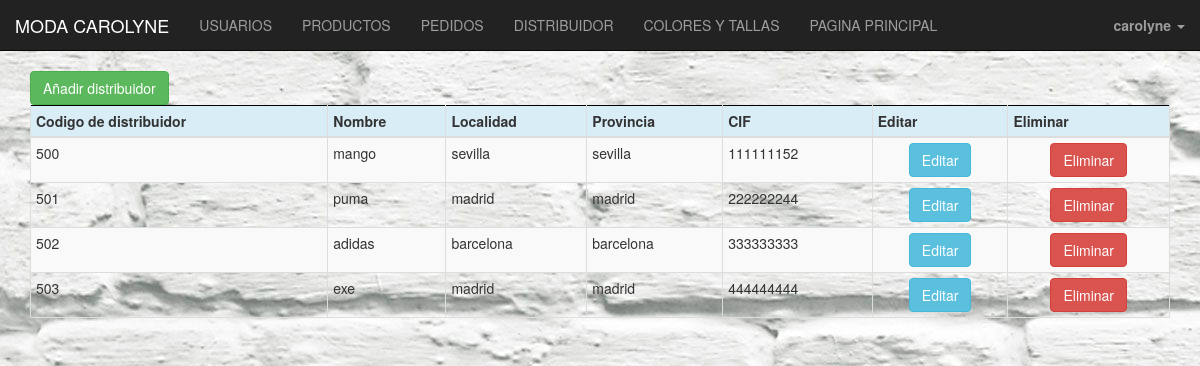
The page /administrador/distribuidor.php (signed in) on the database as committed earlier.
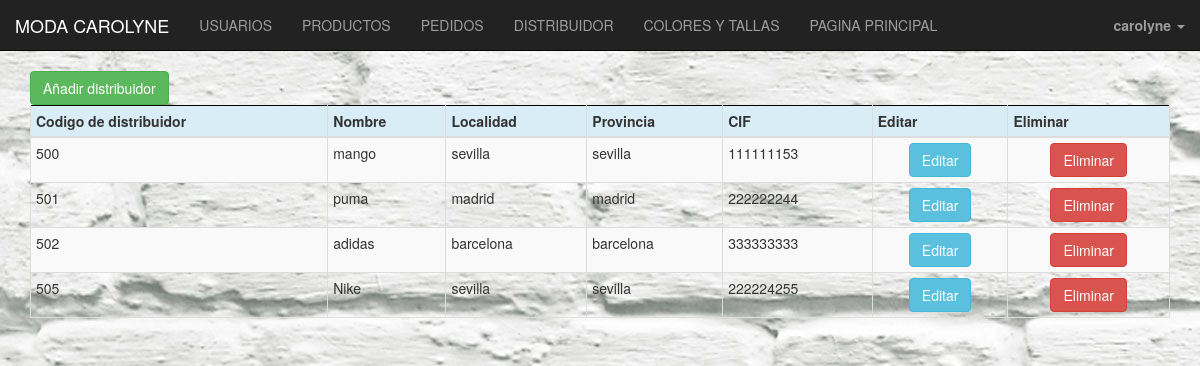
The same page on the database as committed later.
### tables this page shows
CREATE TABLE IF NOT EXISTS `distribuidor` (
  `coddistribuidor` int(6) NOT NULL AUTO_INCREMENT,
  `nombre` varchar(35) NOT NULL,
  `localidad` varchar(45) NOT NULL,
  `provincia` varchar(45) NOT NULL,
  `cif` varchar(9) NOT NULL,
  PRIMARY KEY (`coddistribuidor`)
);

### administrador/distribuidor.php (the view, shortened to what this page needs)
<?php
  include_once("../plantilla/db_configuration.php");
?>
<!DOCTYPE html>
<html>
  <head>
      <link rel="stylesheet" href="http://maxcdn.bootstrapcdn.com/bootstrap/3.3.5/css/bootstrap.min.css">
      <link rel="stylesheet" href="../css/administrador.css">
</head>
  <body>
    <?php
        include "../plantilla/cabeceradmin.php"
    ?>
    <?php
      $connection = new mysqli($db_host, $db_user, $db_password, $db_name);
      $connection->set_charset("utf8");
      if ($result = $connection->query("SELECT * FROM distribuidor;")) {
      ?>
    <div class="container">
          <table style="border:1px solid black" class="table table-striped table-bordered table-hover table-condensed">
          <thead>
            <tr class="info" >
              <th>Codigo de distribuidor</th>
              <th>Nombre</th>
              <th>Localidad</th>
              <th>Provincia</th>
              <th>CIF</th>
              <th>Editar</th>
              <th>Eliminar</th>
          </thead>
      <?php
          while($obj = $result->fetch_object()) {
              echo "<tr>";
              echo "<td>".$obj->coddistribuidor."</td>";
              echo "<td>".$obj->nombre."</td>";
              echo "<td>".$obj->localidad."</td>";
              echo "<td>".$obj->provincia."</td>";
              echo "<td>".$obj->cif."</td>";
              echo "<td><center><a href='editardistribuidor.php?id=$obj->coddistribuidor'><button type='button' class='btn btn-info'>Editar</button></a></center></td>";
              echo "<td><center><a href='eliminardistribuidor.php?id=$obj->coddistribuidor'><button type='button' class='btn btn-danger'>Eliminar</button></a></center></td>";
              echo "</tr>";
          }
      }
    ?>
    </div>
    <a href="agregadistribuidor.php"><button type='button' class='btn btn-success'>Añadir distribuidor</button></a>
    </body>
    </html>

Rows that differ between the two databases and show on the page:
removed distribuidor: coddistribuidor "503", nombre "exe", localidad "madrid", provincia "madrid", cif "444444444"
changed distribuidor "mango": cif "111111152" → "111111153"
added distribuidor: coddistribuidor "505", nombre "Nike", localidad "sevilla", provincia "sevilla", cif "222224255"
